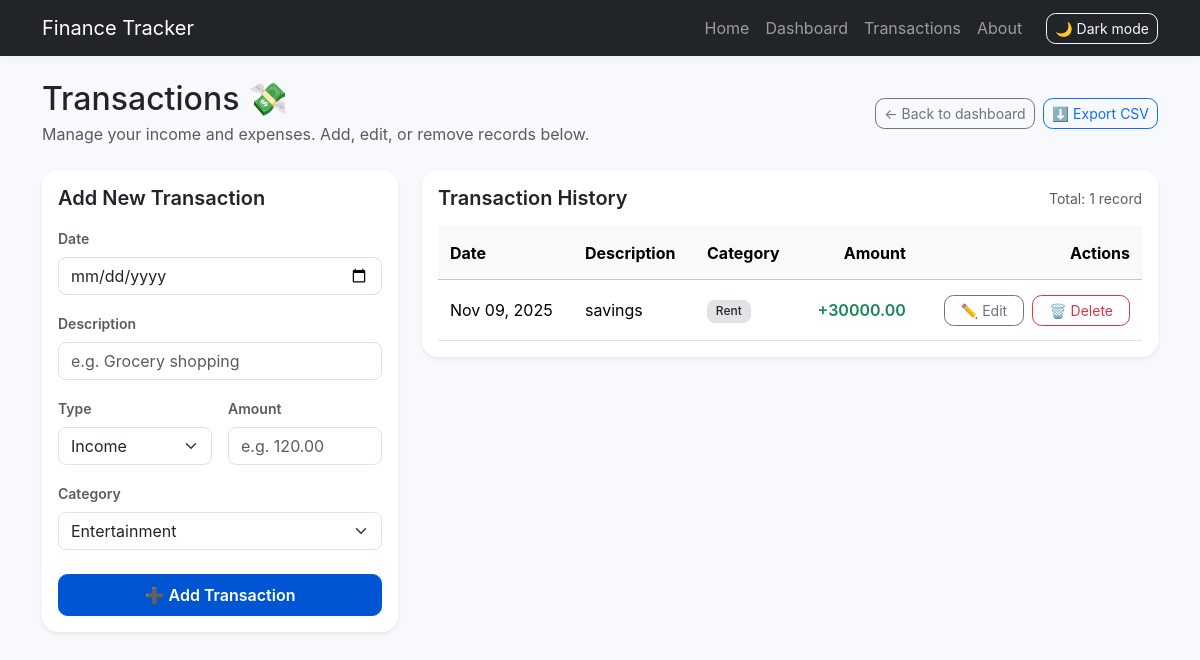
The app's page /transactions, older data.
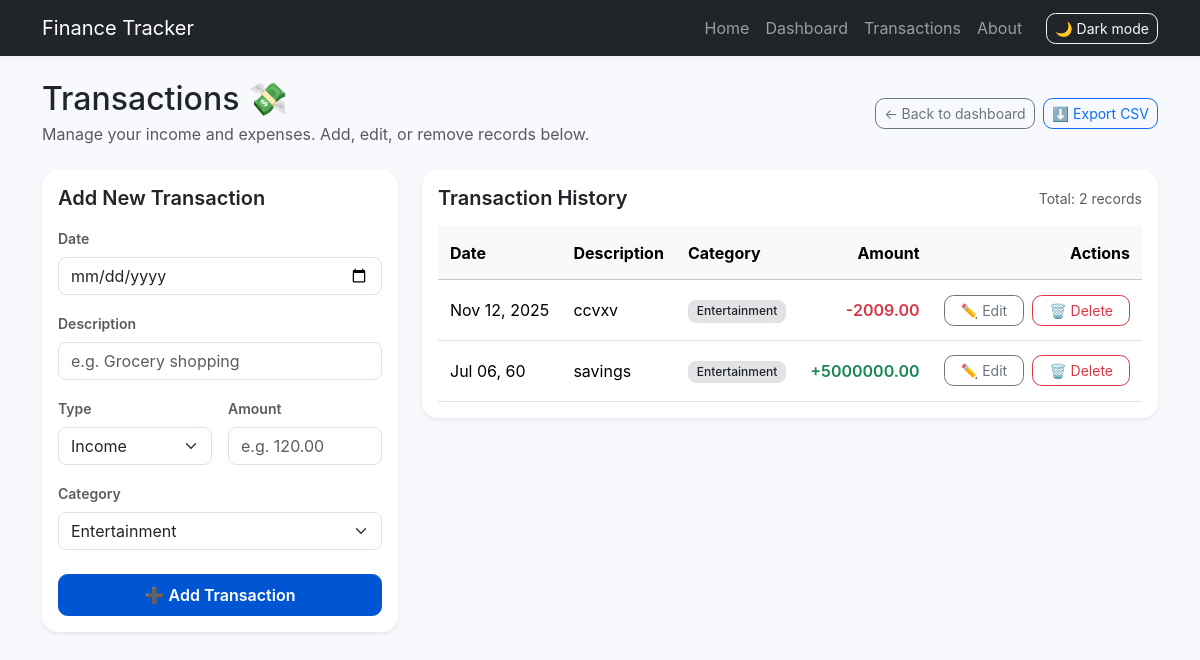
The same page, newer data.
### app.py (models this page shows, shortened)
class Transaction(db.Model):
    __tablename__ = "transactions"
    id = db.Column(db.Integer, primary_key=True)
    date = db.Column(db.Date, nullable=False, default=date.today)
    description = db.Column(db.String(200), nullable=False)
    amount = db.Column(db.Float, nullable=False)  # + income, - expense
    category_id = db.Column(db.Integer, db.ForeignKey("categories.id"), nullable=False)
    category = db.relationship("Category", back_populates="transactions")

class Category(db.Model):
    __tablename__ = "categories"
    id = db.Column(db.Integer, primary_key=True)
    name = db.Column(db.String(80), unique=True, nullable=False)
    transactions = db.relationship("Transaction", back_populates="category", lazy=True)

### app.py (the view, shortened to what this page needs)
@app.route("/transactions", methods=["GET", "POST"])
def transactions():
    categories = Category.query.order_by(Category.name.asc()).all()
    all_transactions = Transaction.query.order_by(Transaction.date.desc()).all()
    return render_template(
        "transactions.html",
        categories=categories,
        transactions=all_transactions,
    )

### templates/transactions.html (shortened to what this page needs)
{% extends "base.html" %}
{% block content %}
<div class="d-flex flex-wrap justify-content-between align-items-center mb-3 mb-md-4 gap-2">
  <div>
    <h2 class="mb-1">Transactions 💸</h2>
    <p class="text-muted mb-0">
      Manage your income and expenses. Add, edit, or remove records below.
    </p>
  </div>
  <div class="d-flex flex-wrap gap-2">
    <a href="{{ url_for('dashboard') }}" class="btn btn-outline-secondary btn-sm">
      ← Back to dashboard
    </a>
    <a href="{{ url_for('export_csv') }}" class="btn btn-outline-primary btn-sm">
      ⬇️ Export CSV
    </a>
  </div>
</div>
<div class="row g-4">
  <div class="col-12 col-lg-4">
    <div class="card shadow-sm border-0 h-100">
      <div class="card-body">
        <h5 class="card-title mb-3">Add New Transaction</h5>
        <form method="post">
          <div class="mb-3">
            <label class="form-label small fw-semibold text-muted">Date</label>
            <input type="date" class="form-control" name="date">
          </div>
          <div class="mb-3">
            <label class="form-label small fw-semibold text-muted">Description</label>
            <input type="text" class="form-control" name="description" placeholder="e.g. Grocery shopping" required>
          </div>
          <div class="row g-3 mb-3">
            <div class="col-6">
              <label class="form-label small fw-semibold text-muted">Type</label>
              <select class="form-select" name="type">
                <option value="income">Income</option>
              </select>
            </div>
            <div class="col-6">
              <label class="form-label small fw-semibold text-muted">Amount</label>
              <input type="number" step="0.01" class="form-control" name="amount" placeholder="e.g. 120.00" required>
            </div>
          </div>
          <div class="mb-4">
            <label class="form-label small fw-semibold text-muted">Category</label>
            <select class="form-select" name="category_id" required>
              {% for cat in categories %}
                <option value="{{ cat.id }}">{{ cat.name }}</option>
              {% endfor %}
            </select>
          </div>
          <button type="submit" class="btn btn-primary w-100 py-2 fw-semibold">
            ➕ Add Transaction
          </button>
        </form>
      </div>
    </div>
  </div>
  <div class="col-12 col-lg-8">
    <div class="card shadow-sm border-0">
      <div class="card-body">
        <div class="d-flex justify-content-between align-items-center mb-3">
          <h5 class="card-title mb-0">Transaction History</h5>
          <small class="text-muted">
            Total: {{ transactions|length }} record{{ 's' if transactions|length != 1 }}
          </small>
        </div>
        <div class="table-responsive">
          <table class="table table-hover align-middle mb-0">
            <thead class="table-light">
              <tr>
                <th>Date</th>
                <th>Description</th>
                <th>Category</th>
                <th class="text-end">Amount</th>
                <th class="text-end">Actions</th>
              </tr>
            </thead>
            <tbody>
            {% for tx in transactions %}
              <tr>
                <td class="text-nowrap">{{ tx.date.strftime("%b %d, %Y") }}</td>
                <td>{{ tx.description }}</td>
                <td>
                  <span class="badge bg-secondary-subtle text-dark border">{{ tx.category.name }}</span>
                </td>
                <td class="text-end">
                  <span class="fw-semibold {{ 'text-success' if tx.amount > 0 else 'text-danger' }}">
                    {{ '+' if tx.amount > 0 else '-' }}{{ "%.2f"|format(tx.amount|abs) }}
                  </span>
                </td>
                <td class="text-end">
                  <div class="d-flex justify-content-end gap-2">
                    <a href="{{ url_for('edit_transaction', tx_id=tx.id) }}"
                       class="btn btn-outline-secondary btn-sm px-3">
                      ✏️ Edit
                    </a>
                    <form method="post"
                          action="{{ url_for('delete_transaction', tx_id=tx.id) }}"
                          onsubmit="return confirm('Are you sure you want to delete this transaction?');">
                      <button type="submit" class="btn btn-outline-danger btn-sm px-3">
                        🗑️ Delete
                      </button>
                    </form>
                  </div>
                </td>
              </tr>
            {% else %}
              <tr>
                <td colspan="5" class="text-center text-muted py-4">
                  No transactions yet. Add your first one on the left 💰
                </td>
              </tr>
            {% endfor %}
            </tbody>
          </table>
        </div>
      </div>
    </div>
  </div>
</div>
{% endblock %}

### templates/base.html (shortened to what this page needs)
<!DOCTYPE html>
<html lang="en">
    <head>
        <link href="https://cdn.jsdelivr.net/npm/bootstrap@5.3.2/dist/css/bootstrap.min.css" rel="stylesheet">
        <link rel="stylesheet" href="{{ url_for('static', filename='style.css') }}">
    </head>
    <body>
    <nav class="navbar navbar-expand-lg navbar-dark bg-dark mb-4">
      <div class="container">
        <a class="navbar-brand" href="{{ url_for('index') }}">Finance Tracker</a>
        <div class="collapse navbar-collapse" id="navbarNav">
         <ul class="navbar-nav ms-auto align-items-lg-center">
            <li class="nav-item">
                <a class="nav-link" href="{{ url_for('index') }}">Home</a>
            </li>
            <li class="nav-item">
                <a class="nav-link" href="{{ url_for('dashboard') }}">Dashboard</a>
            </li>
            <li class="nav-item">
                <a class="nav-link" href="{{ url_for('transactions') }}">Transactions</a>
            </li>
            <li class="nav-item">
                <a class="nav-link" href="{{ url_for('about') }}">About</a>
            </li>
            <li class="nav-item ms-lg-3 mt-2 mt-lg-0">
                <button id="themeToggle" type="button" class="btn btn-sm btn-outline-light">
                    🌙 Dark mode
                </button>
            </li>
         </ul>
        </div>
      </div>
    </nav>
    <div class="container mb-5">
        {% block content %}{% endblock %}
    </div>
    </body>
</html>

### static/style.css (style rules this page uses)
body { background-color: #f8f9fc; font-family: "Inter", system-ui, -apple-system, BlinkMacSystemFont, "Segoe UI", Roboto, sans-serif; color: #212529; }
.navbar { box-shadow: 0 2px 10px rgba(0, 0, 0, 0.05); }
.card { border: none; border-radius: 1rem; box-shadow: 0 6px 20px rgba(15, 23, 42, 0.05); }
.card-title { font-weight: 600; }
.btn { border-radius: 0.6rem; }
.btn-primary { background-color: #0056d2; border-color: #0056d2; }
.table > :not(caption) > * > * { padding: 0.9rem 0.75rem; vertical-align: middle; }
.badge { font-weight: 500; border-radius: 0.5rem; }
.badge.bg-secondary-subtle { background-color: #eef2f7; }
.btn, a { transition: all 0.2s ease; }
.form-control, .form-select { border-radius: 0.5rem; border-color: #dce3ed; }

Row changes from the older to the newer data that the page shows:
added Transaction: date "Nov 12, 2025", description "ccvxv", category.name "Entertainment", amount "-", amount|abs "2009.00"
changed Transaction "savings": date "Nov 09, 2025" → "Jul 06, 60"; category.name "Rent" → "Entertainment"; amount|abs "30000.00" → "5000000.00"
Text that changed along with them:
{{ transactions|length }}: "1" → "2"
{{ 's' if transactions|length != 1 }}: (not shown) → "s"
